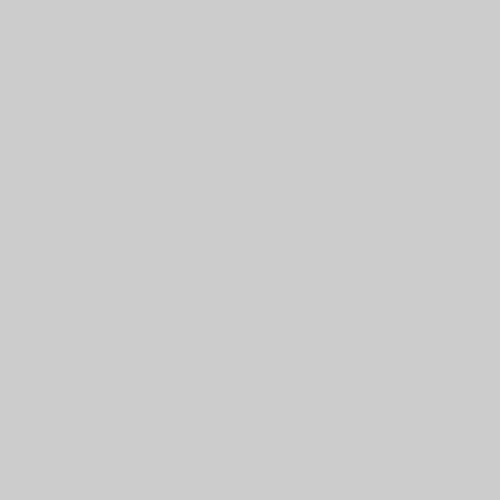
Frame 1 (no input)
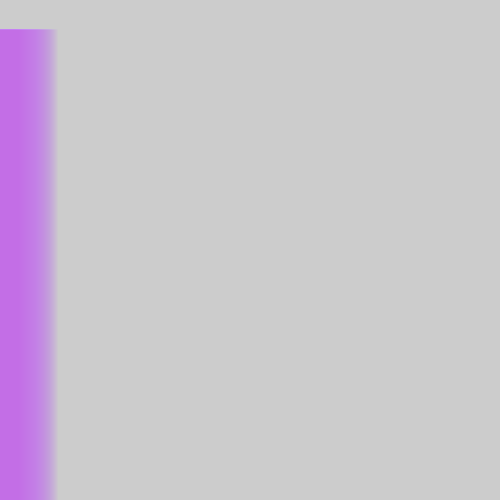
Frame 60 (the mouse pressed at the canvas centre just before this capture)
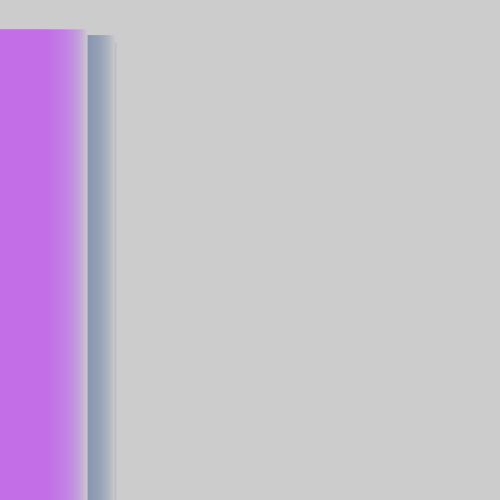
Frame 120 (the mouse held since frame 60 and released just before this capture)

The Processing sketch that drew these frames (run headless with seeded random() and noise(); from frame 60 on, the mouse is pressed at the canvas centre):

// Processing sketch: ColorCity
// ── ColorCity.pde
float x,y,a,w,d;

void setup(){
  size(500,500);noStroke();frameRate(99);}
 
void draw(){
  if(a>w){
    fill(r(255),r(255),r(255),15);x+=w;d=r(75);w=r(99);a=0;
    if(x>500){x=0;y+=r(99);}
    if(y>500){y=0;}
  }rect(x,y+d,a,500-y);a++;}

float r(float n){return random(n/5,n);};
